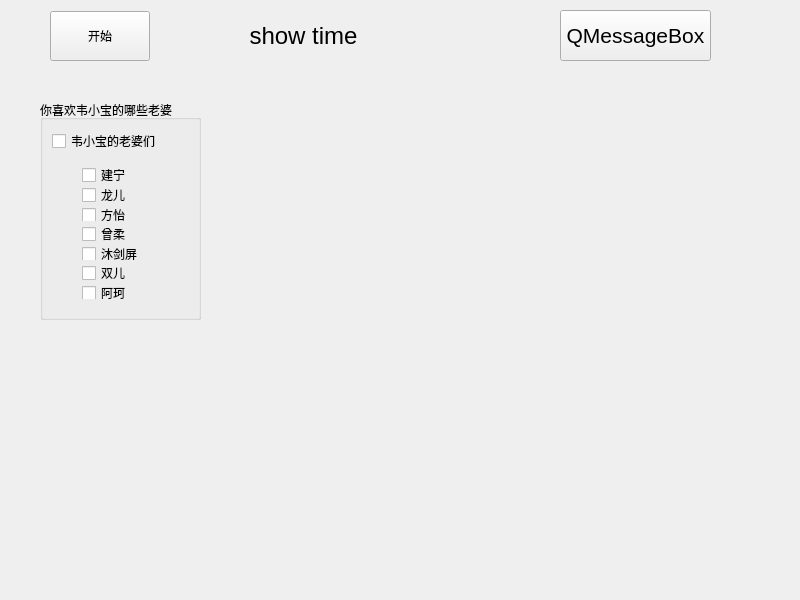
<?xml version="1.0" encoding="UTF-8"?>
<ui version="4.0">
 <class>Widget</class>
 <widget class="QWidget" name="Widget">
  <property name="geometry">
   <rect>
    <x>0</x>
    <y>0</y>
    <width>800</width>
    <height>600</height>
   </rect>
  </property>
  <property name="windowTitle">
   <string>Widget</string>
  </property>
  <widget class="QPushButton" name="pushButton">
   <property name="geometry">
    <rect>
     <x>560</x>
     <y>10</y>
     <width>151</width>
     <height>51</height>
    </rect>
   </property>
   <property name="font">
    <font>
     <pointsize>16</pointsize>
    </font>
   </property>
   <property name="text">
    <string>QMessageBox</string>
   </property>
  </widget>
  <widget class="QGroupBox" name="groupBox">
   <property name="geometry">
    <rect>
     <x>40</x>
     <y>100</y>
     <width>161</width>
     <height>220</height>
    </rect>
   </property>
   <property name="title">
    <string>你喜欢韦小宝的哪些老婆</string>
   </property>
   <layout class="QVBoxLayout" name="verticalLayout_2">
    <item>
     <widget class="QCheckBox" name="wives">
      <property name="text">
       <string>韦小宝的老婆们</string>
      </property>
     </widget>
    </item>
    <item>
     <widget class="QWidget" name="widget" native="true">
      <layout class="QVBoxLayout" name="verticalLayout">
       <property name="leftMargin">
        <number>30</number>
       </property>
       <item>
        <widget class="QCheckBox" name="jianning">
         <property name="text">
          <string>建宁</string>
         </property>
        </widget>
       </item>
       <item>
        <widget class="QCheckBox" name="longer">
         <property name="text">
          <string>龙儿</string>
         </property>
        </widget>
       </item>
       <item>
        <widget class="QCheckBox" name="fangyi">
         <property name="text">
          <string>方怡</string>
         </property>
        </widget>
       </item>
       <item>
        <widget class="QCheckBox" name="zengrou">
         <property name="text">
          <string>曾柔</string>
         </property>
        </widget>
       </item>
       <item>
        <widget class="QCheckBox" name="mujianping">
         <property name="text">
          <string>沐剑屏</string>
         </property>
        </widget>
       </item>
       <item>
        <widget class="QCheckBox" name="shuanger">
         <property name="text">
          <string>双儿</string>
         </property>
        </widget>
       </item>
       <item>
        <widget class="QCheckBox" name="ake">
         <property name="text">
          <string>阿珂</string>
         </property>
        </widget>
       </item>
      </layout>
     </widget>
    </item>
   </layout>
  </widget>
  <widget class="QWidget" name="">
   <property name="geometry">
    <rect>
     <x>50</x>
     <y>10</y>
     <width>401</width>
     <height>52</height>
    </rect>
   </property>
   <layout class="QHBoxLayout" name="horizontalLayout">
    <item>
     <widget class="QPushButton" name="loopBtn">
      <property name="minimumSize">
       <size>
        <width>100</width>
        <height>50</height>
       </size>
      </property>
      <property name="maximumSize">
       <size>
        <width>100</width>
        <height>16777215</height>
       </size>
      </property>
      <property name="text">
       <string>开始</string>
      </property>
     </widget>
    </item>
    <item>
     <widget class="QLabel" name="curTime">
      <property name="font">
       <font>
        <pointsize>18</pointsize>
       </font>
      </property>
      <property name="text">
       <string>show time</string>
      </property>
      <property name="alignment">
       <set>Qt::AlignCenter</set>
      </property>
     </widget>
    </item>
   </layout>
  </widget>
 </widget>
 <resources/>
 <connections/>
</ui>
